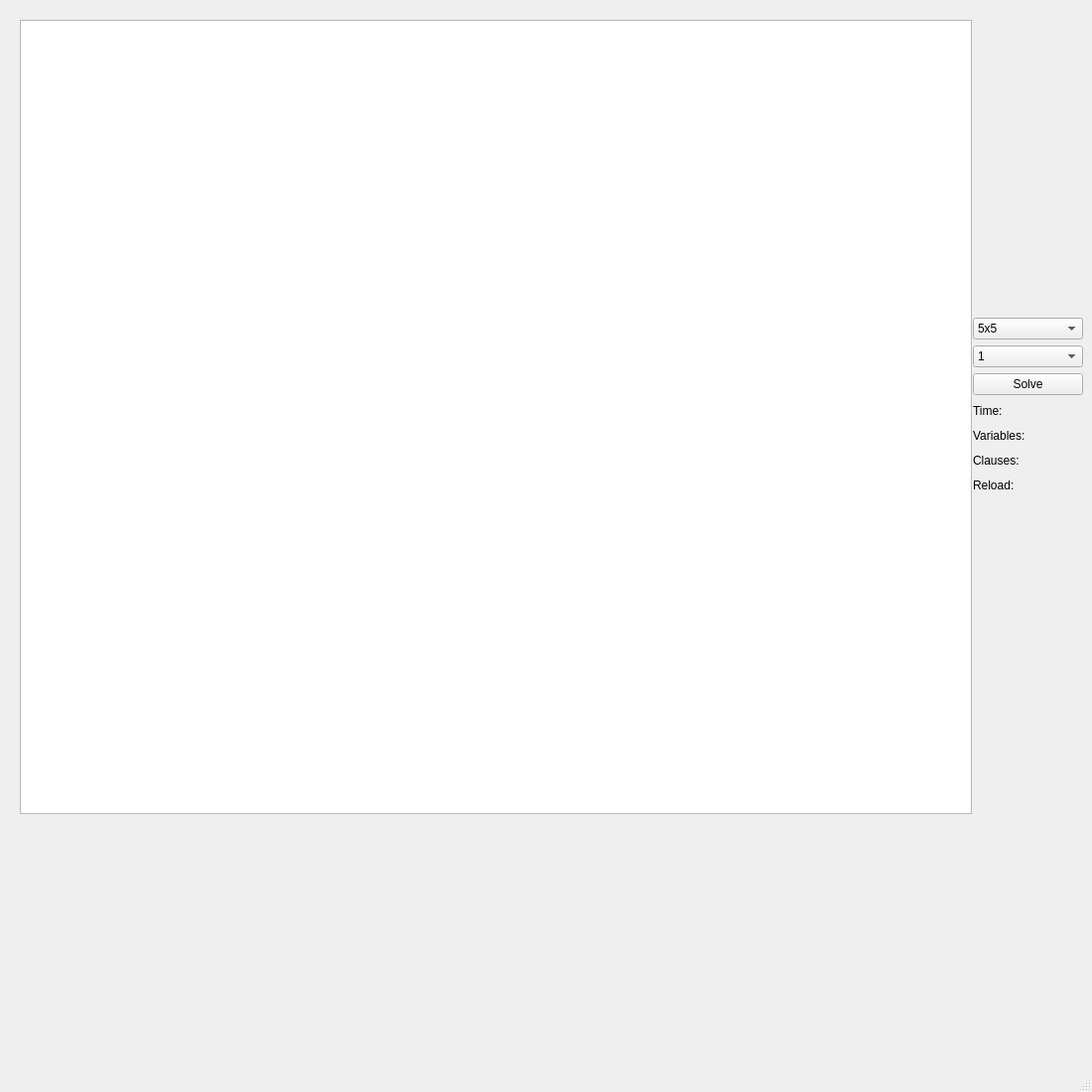
<?xml version="1.0" encoding="UTF-8"?>
<ui version="4.0">
 <class>MainWindow</class>
 <widget class="QMainWindow" name="MainWindow">
  <property name="enabled">
   <bool>true</bool>
  </property>
  <property name="geometry">
   <rect>
    <x>0</x>
    <y>0</y>
    <width>1100</width>
    <height>1100</height>
   </rect>
  </property>
  <property name="windowTitle">
   <string>MainWindow</string>
  </property>
  <widget class="QWidget" name="centralwidget">
   <widget class="QWidget" name="verticalLayoutWidget">
    <property name="geometry">
     <rect>
      <x>980</x>
      <y>320</y>
      <width>111</width>
      <height>203</height>
     </rect>
    </property>
    <layout class="QVBoxLayout" name="verticalLayout">
     <item>
      <widget class="QComboBox" name="input_size">
       <item>
        <property name="text">
         <string>5x5</string>
        </property>
       </item>
       <item>
        <property name="text">
         <string>7x7</string>
        </property>
       </item>
       <item>
        <property name="text">
         <string>10x10</string>
        </property>
       </item>
       <item>
        <property name="text">
         <string>15x15</string>
        </property>
       </item>
       <item>
        <property name="text">
         <string>20x20</string>
        </property>
       </item>
       <item>
        <property name="text">
         <string>30x30</string>
        </property>
       </item>
      </widget>
     </item>
     <item>
      <widget class="QComboBox" name="input_map">
       <item>
        <property name="text">
         <string>1</string>
        </property>
       </item>
       <item>
        <property name="text">
         <string>2</string>
        </property>
       </item>
       <item>
        <property name="text">
         <string>3</string>
        </property>
       </item>
       <item>
        <property name="text">
         <string>4</string>
        </property>
       </item>
      </widget>
     </item>
     <item>
      <widget class="QPushButton" name="solveButton">
       <property name="text">
        <string>Solve</string>
       </property>
      </widget>
     </item>
     <item>
      <widget class="QLabel" name="clause">
       <property name="text">
        <string>Time:</string>
       </property>
      </widget>
     </item>
     <item>
      <widget class="QLabel" name="variable">
       <property name="text">
        <string>Variables:</string>
       </property>
      </widget>
     </item>
     <item>
      <widget class="QLabel" name="time">
       <property name="text">
        <string>Clauses:</string>
       </property>
      </widget>
     </item>
     <item>
      <widget class="QLabel" name="reload">
       <property name="text">
        <string>Reload:</string>
       </property>
      </widget>
     </item>
     <item>
      <widget class="QLabel" name="result">
       <property name="text">
        <string/>
       </property>
      </widget>
     </item>
    </layout>
   </widget>
   <widget class="QTableWidget" name="map">
    <property name="enabled">
     <bool>true</bool>
    </property>
    <property name="geometry">
     <rect>
      <x>20</x>
      <y>20</y>
      <width>959</width>
      <height>800</height>
     </rect>
    </property>
    <property name="sizePolicy">
     <sizepolicy hsizetype="Ignored" vsizetype="Ignored">
      <horstretch>0</horstretch>
      <verstretch>0</verstretch>
     </sizepolicy>
    </property>
    <property name="focusPolicy">
     <enum>Qt::StrongFocus</enum>
    </property>
    <property name="contextMenuPolicy">
     <enum>Qt::DefaultContextMenu</enum>
    </property>
    <property name="styleSheet">
     <string notr="true"/>
    </property>
    <property name="lineWidth">
     <number>0</number>
    </property>
    <property name="verticalScrollBarPolicy">
     <enum>Qt::ScrollBarAlwaysOff</enum>
    </property>
    <property name="horizontalScrollBarPolicy">
     <enum>Qt::ScrollBarAlwaysOff</enum>
    </property>
    <property name="sizeAdjustPolicy">
     <enum>QAbstractScrollArea::AdjustToContents</enum>
    </property>
    <property name="autoScroll">
     <bool>false</bool>
    </property>
    <property name="autoScrollMargin">
     <number>0</number>
    </property>
    <property name="showGrid">
     <bool>false</bool>
    </property>
    <property name="gridStyle">
     <enum>Qt::NoPen</enum>
    </property>
    <property name="cornerButtonEnabled">
     <bool>true</bool>
    </property>
    <attribute name="horizontalHeaderVisible">
     <bool>false</bool>
    </attribute>
    <attribute name="horizontalHeaderDefaultSectionSize">
     <number>22</number>
    </attribute>
    <attribute name="horizontalHeaderHighlightSections">
     <bool>false</bool>
    </attribute>
    <attribute name="horizontalHeaderMinimumSectionSize">
     <number>22</number>
    </attribute>
    <attribute name="verticalHeaderVisible">
     <bool>false</bool>
    </attribute>
    <attribute name="verticalHeaderDefaultSectionSize">
     <number>22</number>
    </attribute>
    <attribute name="verticalHeaderHighlightSections">
     <bool>false</bool>
    </attribute>
    <attribute name="verticalHeaderMinimumSectionSize">
     <number>22</number>
    </attribute>
    <attribute name="verticalHeaderShowSortIndicator" stdset="0">
     <bool>true</bool>
    </attribute>
   </widget>
  </widget>
  <widget class="QStatusBar" name="statusbar"/>
 </widget>
 <resources/>
 <connections/>
</ui>
